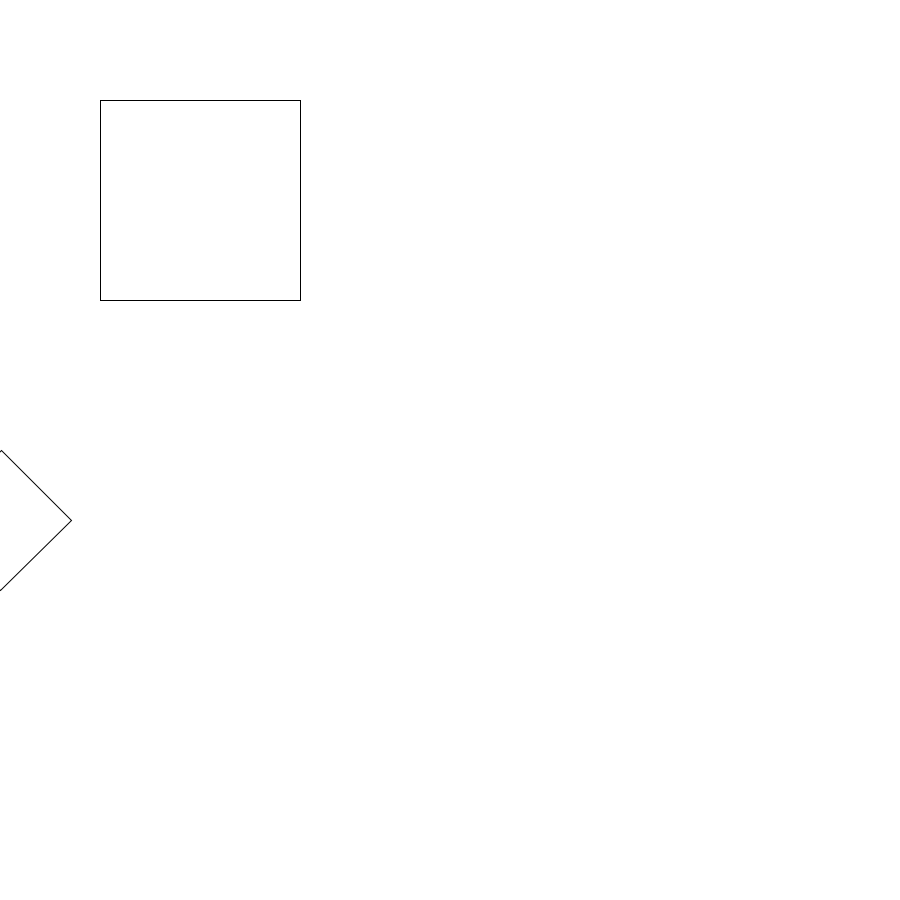
Frame 1 (no input)
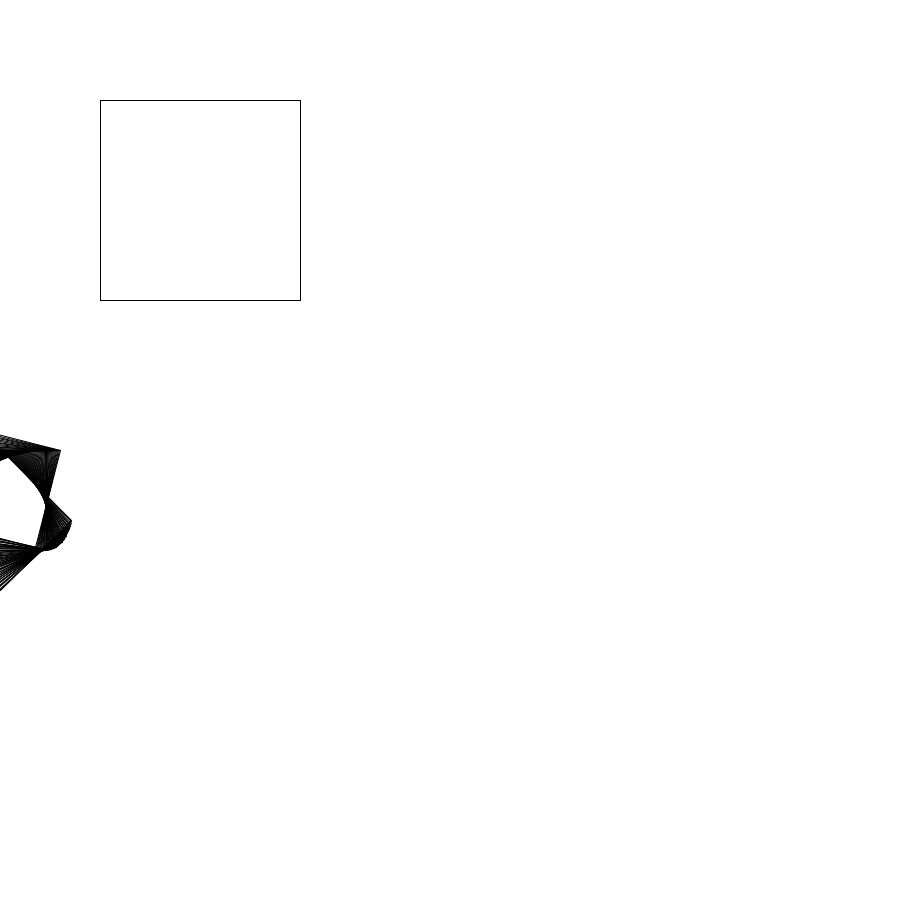
Frame 60 (the mouse pressed at the canvas centre just before this capture)
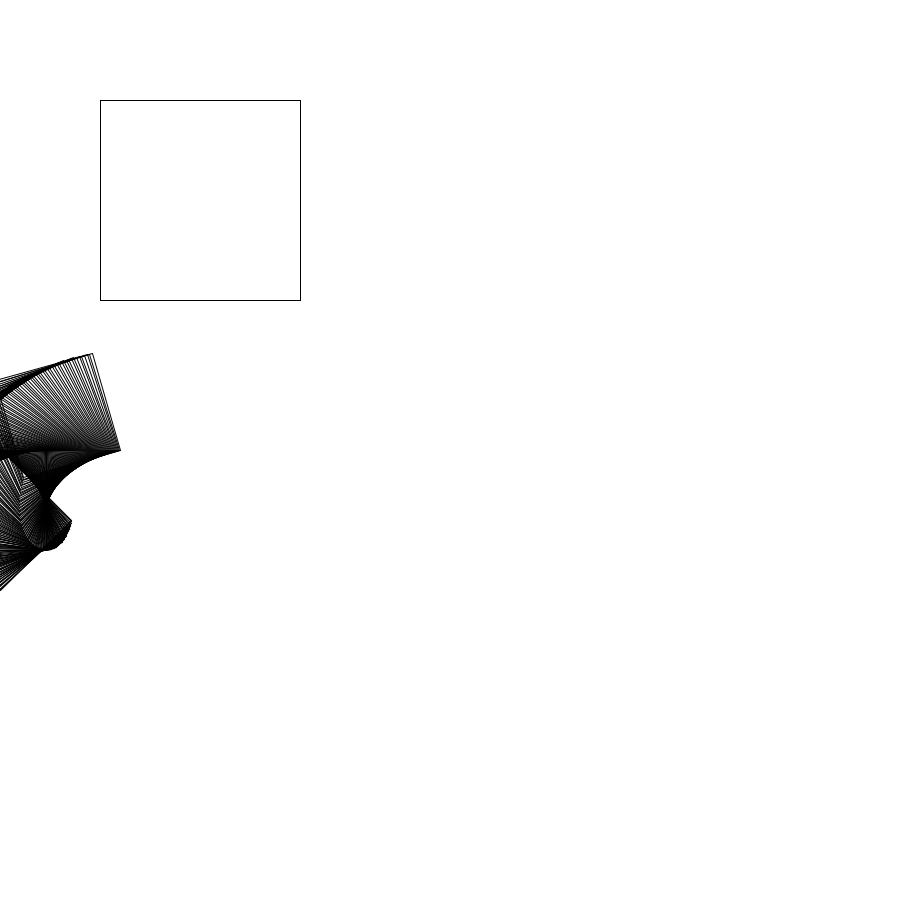
Frame 120 (the mouse held since frame 60 and released just before this capture)

The Processing sketch that drew these frames (run headless with seeded random() and noise(); from frame 60 on, the mouse is pressed at the canvas centre):

// Processing sketch: D7
// ── D7.pde
int degree = 45;
int x = 1;
void setup(){
  size(900,900);
  background(255,255,255);
  noFill();
}


void draw(){
  stroke(0,0,0);
  
  float angle = radians(degree);
  
  pushMatrix();
  translate(x, height/2);
  rotate(angle);
  rect(0,0,100,100);
  popMatrix();
  
  rect(100,100,200,200);
  degree += 1; 
  x += 1;
}
